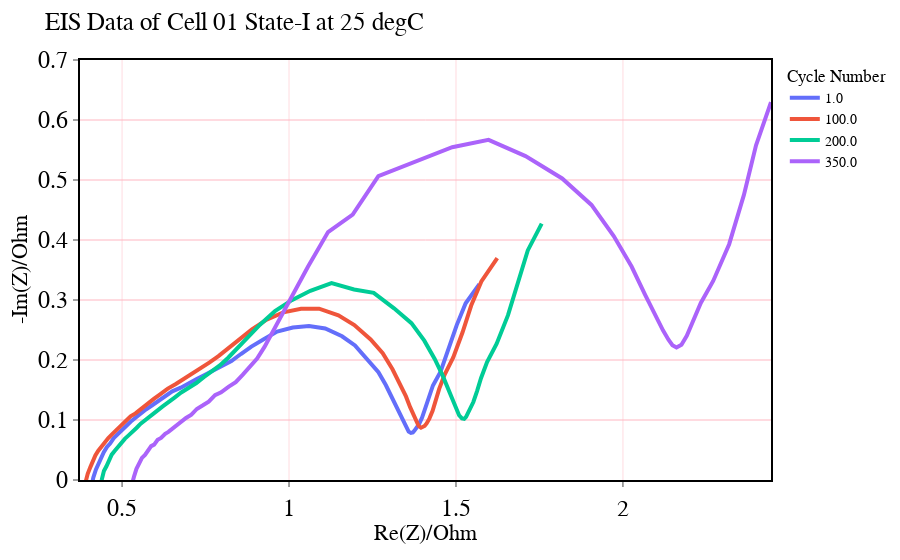

Here is the notebook cell this chart was saved with:
### Code cell
import plotly.express as px

# Select only the desired cycle numbers
cycle_numbers = [1, 100, 200, EIS_state_I_25C01['cycle number'].max()]

# Filter the data to include only the selected cycle numbers
EIS_filtered = EIS_state_I_25C01[EIS_state_I_25C01['cycle number'].isin(cycle_numbers)]

fig = px.line(EIS_filtered, x="Re(Z)/Ohm", y="-Im(Z)/Ohm", color='cycle number')

# Update the layout of the figure
fig.update_layout(
    title="EIS Data of Cell 01 State-I at 25 degC",
    xaxis_title="Re(Z)/Ohm",
    yaxis_title="-Im(Z)/Ohm",
    font=dict(
        family="Times New Roman",
        size=18,
        color="black"
    ),
    legend=dict(
        title="Cycle Number",
        font=dict(
            family="Times New Roman",
            size=14,
            color="black"
        )
    )
)

# Update the style of the lines
fig.update_traces(
    line=dict(
        width=4,
        dash="solid"
    )
)

# add axis line and ticks
fig.update_xaxes(showline=True, linewidth=2, linecolor='black', mirror=True, ticks="outside")
fig.update_yaxes(showline=True, linewidth=2, linecolor='black', mirror=True, ticks="outside")
# make background white
fig.update_layout(plot_bgcolor='white')
# Move x-label and y-label to the center
fig.update_layout(xaxis=dict(title=dict(standoff=5)), yaxis=dict(title=dict(standoff=5)))
# Icncrease x-axis and y-axis tick font size and font family
fig.update_xaxes(tickfont=dict(size=24, family='Times New Roman', color='black'))
fig.update_yaxes(tickfont=dict(size=24, family='Times New Roman', color='black'))
# Make y-axis to start it from 0
fig.update_yaxes(range=[0, 0.7])
# add grid
fig.update_layout(xaxis=dict(showgrid=True, gridwidth=0.5, gridcolor='LightPink'), yaxis=dict(showgrid=True, gridwidth=1, gridcolor='LightPink'))

fig.show()

### Figure 1 — Plotly figure (JSON) as saved in the notebook; plotly's stock layout.template omitted (floating-point values rounded to 4 significant figures)
{"data": [{"hovertemplate": "cycle number=1.0<br>Re(Z)/Ohm=%{x}<br>-Im(Z)/Ohm=%{y}<extra></extra>", "legendgroup": "1.0", "line": {"color": "#636efa", "dash": "solid", "width": 4}, "marker": {"symbol": "circle"}, "mode": "lines", "name": "1.0", "orientation": "v", "showlegend": true, "type": "scatter", "x": [0.4013, 0.4069, 0.4139, 0.4215, 0.429, 0.4371, 0.4452, 0.4547, 0.4641, 0.475, 0.4861, 0.4965, 0.5111, 0.5263, 0.5393, 0.5575, 0.5724, 0.5913, 0.6092, 0.6309, 0.6503, 0.6759, 0.6986, 0.7235, 0.7472, 0.773, 0.7991, 0.8273, 0.8558, 0.8872, 0.923, 0.9642, 1.011, 1.06, 1.108, 1.159, 1.198, 1.236, 1.268, 1.29, 1.309, 1.323, 1.335, 1.343, 1.351, 1.358, 1.365, 1.371, 1.376, 1.382, 1.389, 1.398, 1.407, 1.417, 1.431, 1.454, 1.477, 1.502, 1.529, 1.57], "xaxis": "x", "y": [-0.02956, -0.01046, 0.00415, 0.01708, 0.02692, 0.03822, 0.04634, 0.05517, 0.06073, 0.06985, 0.07579, 0.08363, 0.09046, 0.09743, 0.1034, 0.1119, 0.1179, 0.125, 0.1313, 0.1408, 0.1477, 0.1539, 0.1615, 0.1682, 0.1749, 0.1822, 0.1889, 0.1982, 0.21, 0.2224, 0.2341, 0.2473, 0.254, 0.2568, 0.2525, 0.2395, 0.2242, 0.1993, 0.1795, 0.1583, 0.1369, 0.1201, 0.1061, 0.09495, 0.0867, 0.08056, 0.0784, 0.07908, 0.08227, 0.08636, 0.09306, 0.104, 0.1191, 0.1364, 0.1576, 0.1806, 0.2172, 0.2582, 0.2945, 0.3265], "yaxis": "y"}, {"hovertemplate": "cycle number=100.0<br>Re(Z)/Ohm=%{x}<br>-Im(Z)/Ohm=%{y}<extra></extra>", "legendgroup": "100.0", "line": {"color": "#EF553B", "dash": "solid", "width": 4}, "marker": {"symbol": "circle"}, "mode": "lines", "name": "100.0", "orientation": "v", "showlegend": true, "type": "scatter", "x": [0.374, 0.3835, 0.3898, 0.3971, 0.4054, 0.4125, 0.42, 0.4282, 0.438, 0.4478, 0.4588, 0.4697, 0.4834, 0.4959, 0.5097, 0.5254, 0.5402, 0.5582, 0.5772, 0.5951, 0.6148, 0.6369, 0.6611, 0.6834, 0.7098, 0.734, 0.7622, 0.7887, 0.8181, 0.8518, 0.8889, 0.933, 0.9829, 1.036, 1.09, 1.148, 1.196, 1.244, 1.281, 1.31, 1.332, 1.35, 1.362, 1.372, 1.381, 1.388, 1.395, 1.401, 1.406, 1.412, 1.42, 1.43, 1.439, 1.45, 1.466, 1.492, 1.519, 1.546, 1.576, 1.624], "xaxis": "x", "y": [-0.04018, -0.02023, -0.00217, 0.0104, 0.02192, 0.03227, 0.04097, 0.04842, 0.05584, 0.06414, 0.06986, 0.07606, 0.08379, 0.09057, 0.09836, 0.106, 0.111, 0.1195, 0.1274, 0.1353, 0.1433, 0.1523, 0.1601, 0.1678, 0.1768, 0.1863, 0.1961, 0.2066, 0.2195, 0.2355, 0.2511, 0.2672, 0.2795, 0.2853, 0.2855, 0.2743, 0.2583, 0.2343, 0.2114, 0.1845, 0.1598, 0.1393, 0.1218, 0.1085, 0.09746, 0.09003, 0.08707, 0.08781, 0.09, 0.09429, 0.1023, 0.1153, 0.1324, 0.1518, 0.1757, 0.2044, 0.2458, 0.2908, 0.3309, 0.3698], "yaxis": "y"}, {"hovertemplate": "cycle number=200.0<br>Re(Z)/Ohm=%{x}<br>-Im(Z)/Ohm=%{y}<extra></extra>", "legendgroup": "200.0", "line": {"color": "#00cc96", "dash": "solid", "width": 4}, "marker": {"symbol": "circle"}, "mode": "lines", "name": "200.0", "orientation": "v", "showlegend": true, "type": "scatter", "x": [0.4227, 0.4304, 0.439, 0.4456, 0.4532, 0.4625, 0.4689, 0.4788, 0.4884, 0.4982, 0.5088, 0.5195, 0.5312, 0.5431, 0.5557, 0.5715, 0.5878, 0.6018, 0.6207, 0.6369, 0.6572, 0.6772, 0.6985, 0.7225, 0.7447, 0.7693, 0.7926, 0.8179, 0.848, 0.8792, 0.913, 0.9578, 1.008, 1.064, 1.127, 1.195, 1.254, 1.314, 1.367, 1.405, 1.436, 1.459, 1.477, 1.49, 1.5, 1.509, 1.518, 1.525, 1.53, 1.535, 1.542, 1.552, 1.563, 1.575, 1.593, 1.622, 1.656, 1.685, 1.715, 1.757], "xaxis": "x", "y": [-0.0349, -0.0145, -3e-05, 0.01505, 0.02284, 0.03276, 0.04231, 0.04907, 0.05613, 0.06298, 0.06896, 0.07438, 0.08152, 0.08666, 0.0939, 0.1001, 0.1069, 0.1139, 0.1224, 0.1299, 0.1375, 0.1459, 0.1532, 0.1616, 0.1714, 0.1806, 0.1909, 0.2038, 0.2211, 0.2395, 0.2588, 0.2814, 0.2997, 0.3153, 0.328, 0.3175, 0.3119, 0.2862, 0.2614, 0.2322, 0.2017, 0.1752, 0.1518, 0.1332, 0.1189, 0.1079, 0.1027, 0.1019, 0.1053, 0.1099, 0.1173, 0.13, 0.1482, 0.1697, 0.1967, 0.2273, 0.2747, 0.3311, 0.3826, 0.4274], "yaxis": "y"}, {"hovertemplate": "cycle number=350.0<br>Re(Z)/Ohm=%{x}<br>-Im(Z)/Ohm=%{y}<extra></extra>", "legendgroup": "350.0", "line": {"color": "#ab63fa", "dash": "solid", "width": 4}, "marker": {"symbol": "circle"}, "mode": "lines", "name": "350.0", "orientation": "v", "showlegend": true, "type": "scatter", "x": [0.5191, 0.5267, 0.5355, 0.543, 0.5506, 0.5595, 0.5687, 0.5783, 0.5871, 0.596, 0.6065, 0.6168, 0.6291, 0.6388, 0.6521, 0.6642, 0.6782, 0.6915, 0.7075, 0.7238, 0.741, 0.7595, 0.7784, 0.7966, 0.8196, 0.8404, 0.861, 0.8812, 0.9044, 0.9265, 0.9505, 0.9801, 1.017, 1.057, 1.117, 1.191, 1.267, 1.362, 1.489, 1.597, 1.708, 1.818, 1.906, 1.972, 2.026, 2.066, 2.097, 2.12, 2.136, 2.148, 2.16, 2.175, 2.191, 2.209, 2.233, 2.27, 2.318, 2.362, 2.399, 2.443], "xaxis": "x", "y": [-0.0281, -0.00973, 0.00511, 0.01858, 0.02741, 0.03675, 0.04191, 0.04914, 0.05638, 0.05898, 0.06693, 0.07003, 0.07706, 0.08018, 0.08647, 0.09152, 0.09724, 0.1035, 0.1089, 0.1184, 0.1241, 0.1306, 0.1413, 0.1462, 0.1556, 0.1631, 0.1751, 0.1883, 0.2025, 0.2218, 0.2469, 0.2775, 0.313, 0.3553, 0.4133, 0.4425, 0.5063, 0.5275, 0.5547, 0.5669, 0.5399, 0.5026, 0.4584, 0.4065, 0.3558, 0.3092, 0.2741, 0.2494, 0.2337, 0.2247, 0.2209, 0.2256, 0.2403, 0.263, 0.2951, 0.3317, 0.393, 0.4751, 0.5578, 0.6296], "yaxis": "y"}], "layout": {"font": {"color": "black", "family": "Times New Roman", "size": 18}, "legend": {"font": {"color": "black", "family": "Times New Roman", "size": 14}, "title": {"text": "Cycle Number"}, "tracegroupgap": 0}, "margin": {"t": 60}, "plot_bgcolor": "white", "title": {"text": "EIS Data of Cell 01 State-I at 25 degC"}, "xaxis": {"anchor": "y", "domain": [0, 1], "gridcolor": "LightPink", "gridwidth": 0.5, "linecolor": "black", "linewidth": 2, "mirror": true, "showgrid": true, "showline": true, "tickfont": {"color": "black", "family": "Times New Roman", "size": 24}, "ticks": "outside", "title": {"standoff": 5, "text": "Re(Z)/Ohm"}}, "yaxis": {"anchor": "x", "domain": [0, 1], "gridcolor": "LightPink", "gridwidth": 1, "linecolor": "black", "linewidth": 2, "mirror": true, "range": [0, 0.7], "showgrid": true, "showline": true, "tickfont": {"color": "black", "family": "Times New Roman", "size": 24}, "ticks": "outside", "title": {"standoff": 5, "text": "-Im(Z)/Ohm"}}}}
